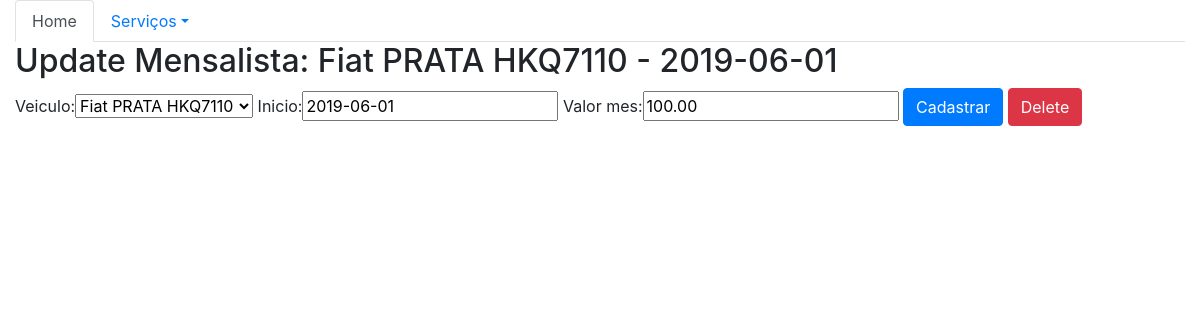
The app's page /mensalista_update/3/ with its own data.
### core/models.py (models this page shows)
class Mensalista(models.Model):
    veiculo = models.ForeignKey('Veiculo', on_delete=models.CASCADE)
    inicio = models.DateField()
    valor_mes = models.DecimalField(max_digits=6,decimal_places=2)
    def __str__(self):
        return str(self.veiculo) + ' - ' + str(self.inicio)

class Veiculo(models.Model):
    marca = models.ForeignKey('Marca', on_delete=models.CASCADE)
    placa = models.CharField(max_length=7)
    proprietario = models.ForeignKey('Pessoa', on_delete=models.CASCADE)
    cor = models.CharField(max_length=15)
    observacoes = models.TextField()
    def __str__(self):
        return str(self.marca) + ' ' + self.cor +  ' ' + self.placa

class Marca(models.Model):
    nome = models.CharField(max_length=50)
    def __str__(self):
        return self.nome

### core/views.py (the view)
# urls.py: path('mensalista_update/<int:id>/', mensalista_update, name='core_mensalista_update'),
def mensalista_update(request, id):
    data = {}
    mensalista = Mensalista.objects.get(id=id)
    form = MensalistaForm(request.POST or None, instance=mensalista)
    data['mensalista'] = mensalista
    data['form'] = form
    if request.method == 'POST':
        if form.is_valid():
            form.save()
            return redirect('core_lista_mensalista')
    else:
        return render(request, 'core/update_mensalista.html', data)

### core/forms.py
class MensalistaForm(ModelForm):
    class Meta:
        model = Mensalista
        fields = '__all__'

### core/templates/core/update_mensalista.html (shortened to what this page needs)
{% extends "base.html" %}
{% load bootstrap %}
{% block main %}
<div class="row">
    <div class="col-12">
        <h2> Update Mensalista: {{mensalista}} </h2>
<div class="row">
    <div class="col-12">
        <form action="{% url 'core_mensalista_update' mensalista.id %}" method="POST">
                {{ form |bootstrap }}
                <button type="submit" class="btn btn-primary"> Cadastrar </button>
                <a href="{% url 'core_mensalista_delete' mensalista.id %}" class="btn btn-danger">Delete</a>
        </form>
{% endblock %}

### records on screen
Mensalista: veiculo+inicio "Fiat PRATA HKQ7110 - 2019-06-01", veiculo "Fiat PRATA HKQ7110", inicio "2019-06-01", valor_mes "100.00"
